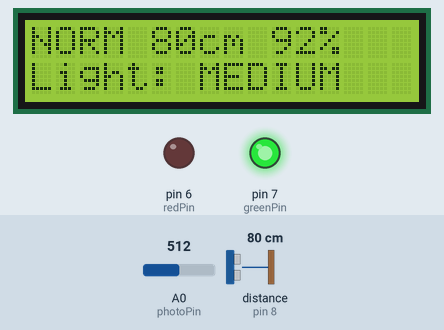
A sketch run on a simulated Arduino Uno, built with avr-gcc and run on an emulated ATmega328P. On the bench: 16×2 character LCD, output pins drawn as LEDs (lit = HIGH). Wiring (inferred from the names in the program): ultrasonic range finder: trigger pin 9; echo pin 8. Dashed ring = blinking. The test bench sets the inputs (shaded band); at power-on: distance to the obstacle (sensor on pin 8) 80 cm, A0 (photoPin) = 512. The echo pulse lasts 58.3 µs per cm; pins used as bus, display or sensor lines are not drawn.

Above: at 1.2 s.
1.3 s: distance to the obstacle (sensor on pin 8) set to 65 cm
At 2.3 s:
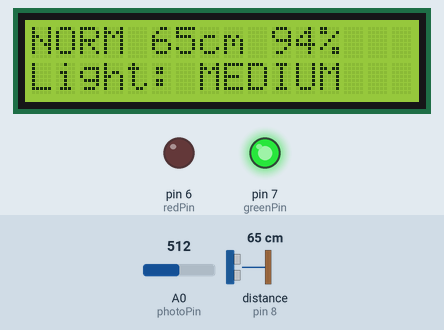
3.0 s: distance to the obstacle (sensor on pin 8) set to 56 cm
At 3.24 s:
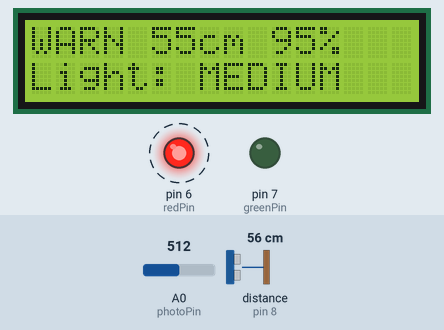
5.8 s: A0 (photoPin) set to 689
7.7 s: A0 (photoPin) set to 717
At 8.78 s:
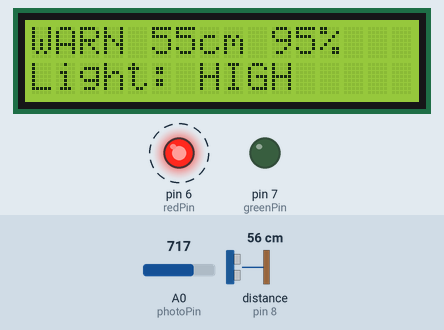
10.7 s: distance to the obstacle (sensor on pin 8) set to 60 cm
At 12.2 s:
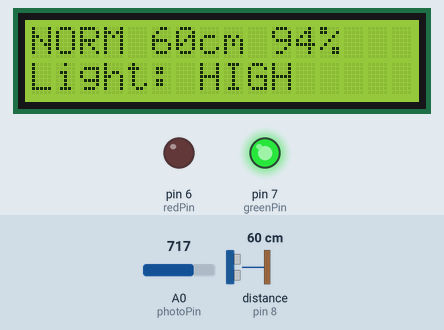
12.5 s: A0 (photoPin) set to 290
At 13.8 s:
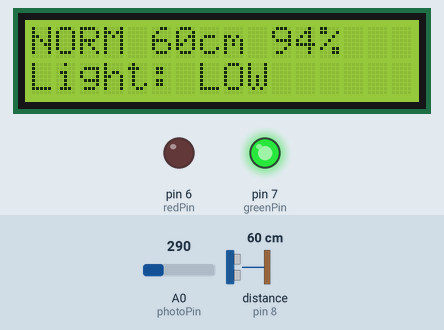
Timing chart, 0 to 15.0 s (numbered marks = the images above; inputs shaded):
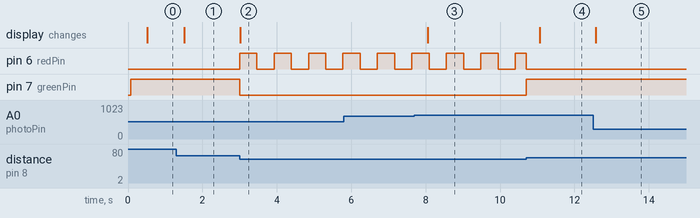

The sketch:

Arduino-Ultrasonic-Distance-LED-LCD.ino
```cpp
#include <LiquidCrystal.h>

// Pins
const int trigPin = 9;
const int echoPin = 8;
const int redPin = 6;
const int greenPin = 7;
const int photoPin = A0; // Photocell

LiquidCrystal lcd(12, 11, 5, 4, 3, 2);

// Variables
unsigned long duration;
unsigned int distance;
int lightValue;

// For non-blocking LED
unsigned long previousLEDMillis = 0;
unsigned long blinkInterval = 500;
bool redState = LOW;

// For limiting LCD update rate
unsigned long previousLCDMillis = 0;
const unsigned long lcdUpdateInterval = 500; // update every 500ms

void setup() {
  pinMode(trigPin, OUTPUT);
  pinMode(echoPin, INPUT);
  pinMode(redPin, OUTPUT);
  pinMode(greenPin, OUTPUT);
  pinMode(photoPin, INPUT);

  lcd.begin(16, 2);
  lcd.setCursor(3, 0);
  lcd.print("mahdi3363");
  digitalWrite(redPin, LOW);
  digitalWrite(greenPin, LOW);
}

void loop() {
  unsigned long currentMillis = millis();

  // --- Measure distance ---
  digitalWrite(trigPin, LOW);
  delayMicroseconds(2);
  digitalWrite(trigPin, HIGH);
  delayMicroseconds(10);
  digitalWrite(trigPin, LOW);

  duration = pulseIn(echoPin, HIGH, 30000UL); // timeout
  if(duration == 0) distance = 999; // target not detected
  else distance = duration / 58;

  // --- Control LEDs ---
  if(distance < 60) {
    digitalWrite(greenPin, LOW); // turn off green
    blinkInterval = map(distance, 0, 60, 50, 500); // closer = faster blink
    if(currentMillis - previousLEDMillis >= blinkInterval){
      previousLEDMillis = currentMillis;
      redState = !redState;
      digitalWrite(redPin, redState);
    }
  } else {
    digitalWrite(redPin, LOW);
    digitalWrite(greenPin, HIGH);
  }

  // --- Read light from photocell ---
  lightValue = analogRead(photoPin);
  String lightLevel;
  if(lightValue < 300) lightLevel = "LOW";         // low light
  else if(lightValue <= 700) lightLevel = "MEDIUM"; // medium light
  else lightLevel = "HIGH";                        // high light

  // --- Update LCD ---
  if(currentMillis - previousLCDMillis >= lcdUpdateInterval){
    previousLCDMillis = currentMillis;

    // Top row: distance + warning + fill percentage
    lcd.setCursor(0,0);
    if(distance < 60){
      lcd.print("WARN ");
      lcd.print(distance);
      lcd.print("cm ");
      int percent = map(distance, 0, 999, 100, 0); // closer = higher percentage
      lcd.print(percent);
      lcd.print("%  "); // clear extra characters
    } else {
      lcd.print("NORM ");
      lcd.print(distance);
      lcd.print("cm ");
      int percent = map(distance, 0, 999, 100, 0);
      lcd.print(percent);
      lcd.print("%  ");
    }

    // Bottom row: light status
    lcd.setCursor(0,1);
    lcd.print("Light: ");
    lcd.print(lightLevel);
    lcd.print("   "); // clear extra characters
  }
}
```

Measured:
- the behaviour switches between 60 and 59 cm on distance to the obstacle (sensor on pin 8) (found by bisection; images 1 and 2)
- the behaviour switches between 700 and 701 on A0 (photoPin) (found by bisection; images 2 and 3)
- after the input at 1.3 s, the display: changes after 0.22 s (image 1)
- after the input at 3.0 s, pin 6 (redPin): alternates HIGH for 0.46 s and LOW for 0.46 s, starting at once; pin 7 (greenPin): HIGH → LOW at once; the display: changes at once (image 2)
- after the input at 7.7 s, the display: changes after 0.35 s (image 3)
- after the input at 10.7 s, pin 7 (greenPin): LOW → HIGH at once; the display: changes after 0.36 s (image 4)
- after the input at 12.5 s, the display: changes after 0.07 s (image 5)
